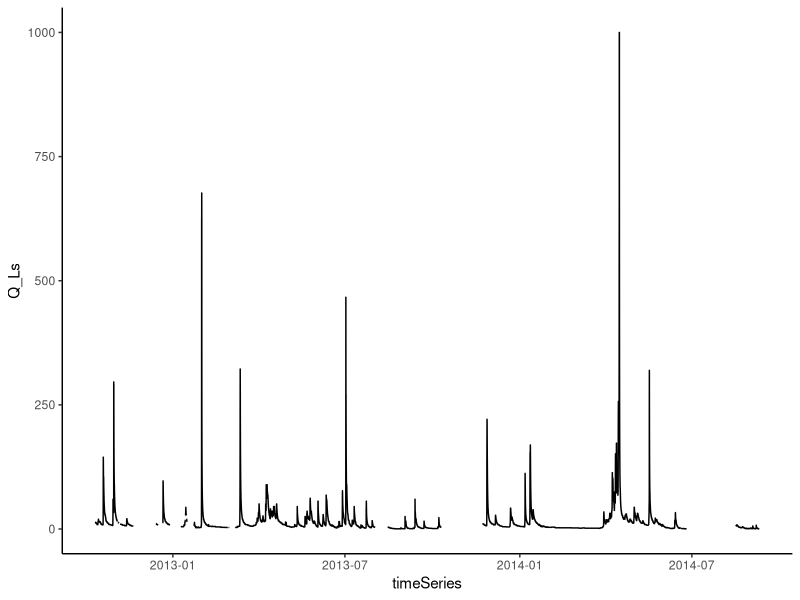

This figure's R source:
library(ggplot2)
library(lubridate)
library(tidyverse)


#import data
dischargeDataRaw <- read_csv("hbSoils/data_raw/HBF Discharge Storm ID.csv")

#clean and select columns we want
cleanDischargeData <- dischargeDataRaw %>% mutate(timeSeries = mdy_hm(Date.Time.EST)) %>%
  select(timeSeries, Q_Ls, StormID)


ggplot(cleanDischargeData, aes(timeSeries, Q_Ls), color = StormID) + geom_line() +
  theme_classic()
